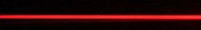
%> input picture laser2.JPG, 201 x 30 px
$ octave fwhmCalc.m   (GNU Octave 9; MATLAB toolbox functions it lacks are replaced by stand-ins)
%> lines starting %> are read from the running program, lines starting %| are printed output that depends on the picture
### fwhm.m
function width = fwhm(x,y)

% function width = fwhm(x,y)
%
% Full-Width at Half-Maximum (FWHM) of the waveform y(x)
% and its polarity.
% The FWHM result in 'width' will be in units of 'x'
%
%
% Rev 1.2, April 2006 (Patrick Egan)


y = y / max(y);
N = length(y);
lev50 = 0.5;
if y(1) < lev50                  % find index of center (max or min) of pulse
    [garbage,centerindex]=max(y);
    Pol = +1;
    %disp('Pulse Polarity = Positive')
else
    [garbage,centerindex]=min(y);
    Pol = -1;
    %disp('Pulse Polarity = Negative')
end
i = 2;
while sign(y(i)-lev50) == sign(y(i-1)-lev50)
    i = i+1;
end                                   %first crossing is between v(i-1) & v(i)
interp = (lev50-y(i-1)) / (y(i)-y(i-1));
tlead = x(i-1) + interp*(x(i)-x(i-1));
i = centerindex+1;                    %start search for next crossing at center
while ((sign(y(i)-lev50) == sign(y(i-1)-lev50)) & (i <= N-1))
    i = i+1;
end
if i ~= N
    Ptype = 1;
    %disp('Pulse is Impulse or Rectangular with 2 edges')
    interp = (lev50-y(i-1)) / (y(i)-y(i-1));
    ttrail = x(i-1) + interp*(x(i)-x(i-1));
    width = ttrail - tlead;
else
    Ptype = 2;
    %disp('Step-Like Pulse, no second edge')
    ttrail = NaN;
    width = NaN;
end

### fwhmCalc.m
clear all; close all; clc;

im1 = imread('laser2.JPG');
%> im1 is the input picture: size 30x201x3 uint8; mean R, G, B 43.5, 6.9, 7.1
R1 = im1(:,:,1);
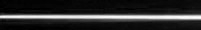
%> R1: size 30x201 uint8; min 0, max 255, mean 43.5
R1d = double(R1);

figure(1)
%subplot(2,2,1), imshow(im1), title('Laser Image 1')
subplot(2,1,1), surfl(R1d), title('Surface Plot of Intensity')

R1dx = 1:1:size(R1d,1);
%> R1dx = 30 values from 1 to 30
FWHMmat = zeros(1,size(R1d,2));
pause('on')
%% FWHM
for ii = 1:size(R1d,2)
    data_1d = R1d(:,ii);
    FWHMmat(ii) = fwhm(R1dx, data_1d);
    %pause(.02)
    %plot(R1dx, data_1d,'-')
end
%> this loop made 201 passes
%> (tlead in fwhm, ttrail in fwhm, width in fwhm) on passes 1 to 3: (15.78, 18.92, 3.14), (15.69, 18.92, 3.22), (15.61, 18.9, 3.29)

subplot(2,1,2), plot(FWHMmat,'r')
meanFWHM = mean(FWHMmat);
hold on
line([0 size(R1d,2)],[meanFWHM meanFWHM])
hold off
xlabel('Column Index')
ylabel('FWHM')
title('FWHM and Mean FWHM')
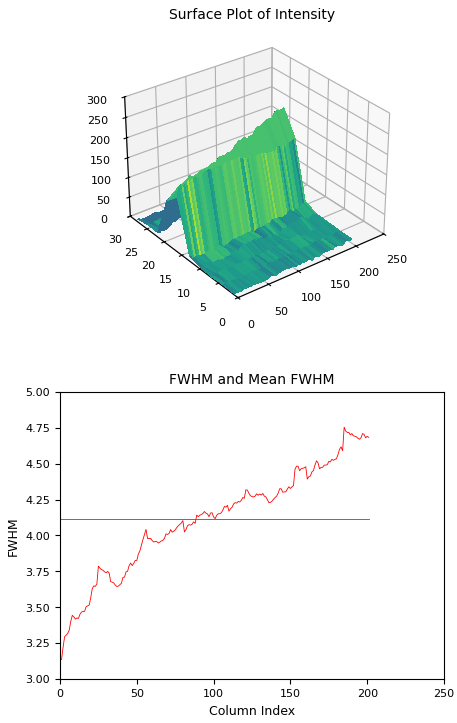
%> figure redrawn from the program's plot data, 2 panels; panel 2: curve peaks at x = 185, y = 4.75


% [10 lines of commented-out code are left out]
